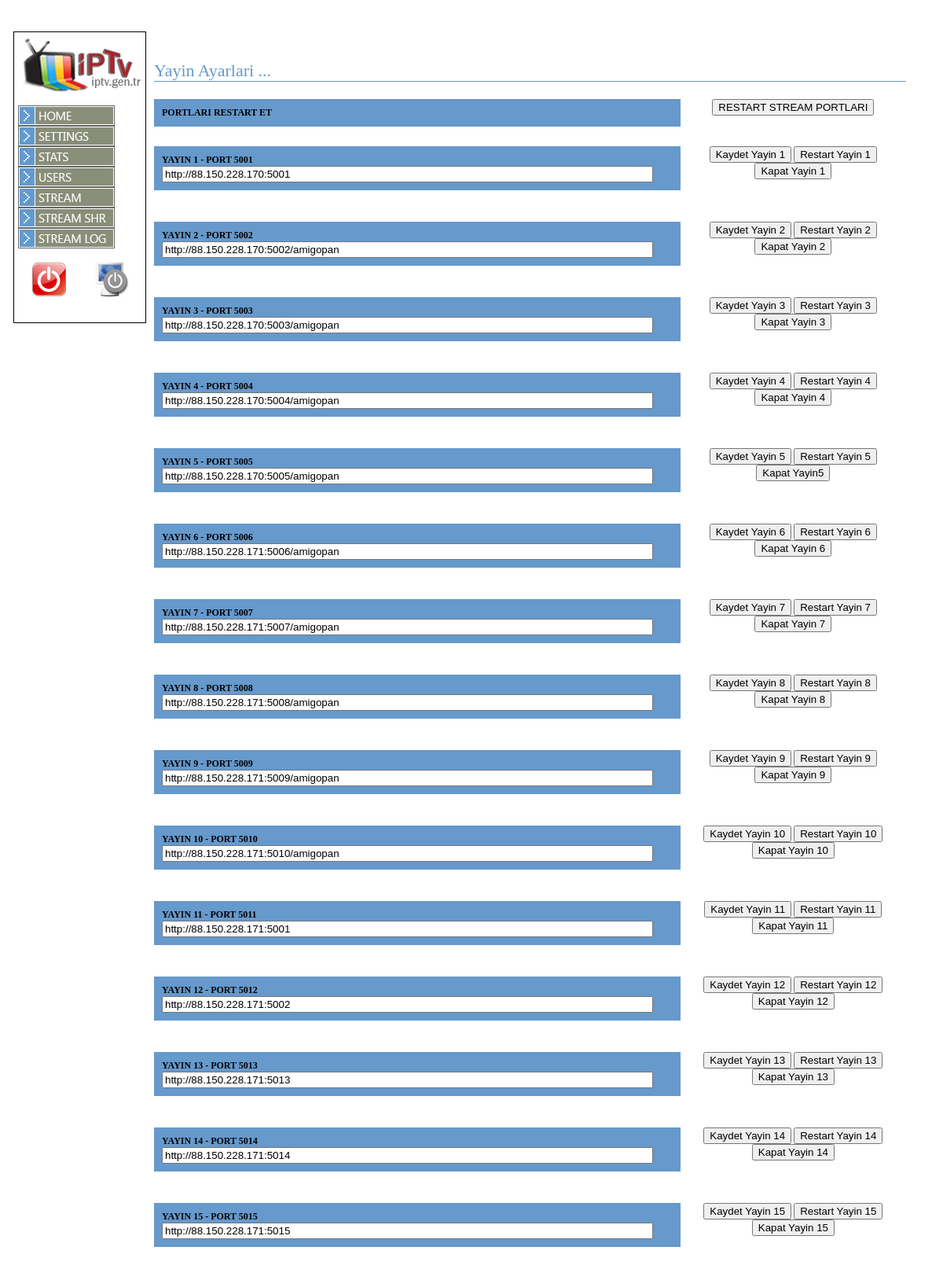
Page /var/html/nejat/stream.php (signed in) on the committed database.
### tables this page shows
CREATE TABLE `stream` (
  `id` bigint(20) NOT NULL AUTO_INCREMENT,
  `stream_server` varchar(200) NOT NULL DEFAULT '',
  PRIMARY KEY (`id`)
);

### var/html/nejat/dbc.php (called while the page is built, shortened)
<?php
function checkAdmin() {
if($_SESSION['user_level'] == ADMIN_LEVEL) {
return 1;
} else { return 0 ;
}
}
?>

### var/html/nejat/stream.php (the view, shortened to what this page needs)
<?php
include 'dbc.php';
$rs_settings1 = mysql_query("select * from stream WHERE id='1' ");
$rs_settings2 = mysql_query("select * from stream WHERE id='2' ");
$rs_settings3 = mysql_query("select * from stream WHERE id='3' ");
$rs_settings4 = mysql_query("select * from stream WHERE id='4' ");
$rs_settings5 = mysql_query("select * from stream WHERE id='5' ");
$rs_settings6 = mysql_query("select * from stream WHERE id='6' ");
$rs_settings7 = mysql_query("select * from stream WHERE id='7' ");
$rs_settings8 = mysql_query("select * from stream WHERE id='8' ");
$rs_settings9 = mysql_query("select * from stream WHERE id='9' ");
$rs_settings10 = mysql_query("select * from stream WHERE id='10' ");
$rs_settings11 = mysql_query("select * from stream WHERE id='11' ");
$rs_settings12 = mysql_query("select * from stream WHERE id='12' ");
$rs_settings13 = mysql_query("select * from stream WHERE id='13' ");
$rs_settings14 = mysql_query("select * from stream WHERE id='14' ");
$rs_settings15 = mysql_query("select * from stream WHERE id='15' ");
?>
<html>
<head>
<link href="styles.css" rel="stylesheet" type="text/css">
</head>
<body>
<table width="100%" border="0" cellspacing="0" cellpadding="5" class="main">
  <tr>
    <td colspan="3">&nbsp;</td>
  </tr>
  <tr>
    <td width="160" valign="top"><?php
if (isset($_SESSION['user_id'])) {?>
<div class="myaccount">
<a href="http://iptv.gen.tr"><img src="logo.png" alt=""></a><br>
  <a href="myaccount.php"><img src="home.png" alt=""></a><br>
  <a href="mysettings.php"><img src="settings.png" alt=""></a><br>
<?php }
if (checkAdmin()) {
?>
  <a href="stat.php"><img src="stats.png" alt=""></a><br>
  <a href="admin.php?q=&qoption=recent&doSearch=Ara"><img src="users.png" alt=""></a><br>
  <a href="stream.php"><img src="stream.png" alt=""></a><br>
  <a href="paylas.php"><img src="streamsh.png" alt=""></a><br>
   <a href="streamlog.php"><img src="streamlog.png" alt=""></a><br>
<?php } ?>
<br>
<table width="100%" border="0" cellpadding="0" cellspacing="0">
  <tr>
    <th scope="col"><a href="logout.php"><img src="exit.png" alt=""></a></th>
    <th scope="col"><a href="serverreboot.php"><img src="reboot1.jpg" alt="SUNUCUYU REBOOT EDER"></a></th>
  </tr>
  </table>
  <br>
   <br>
</td>
    <td width="3500" valign="top"><p>&nbsp;</p>
<h3 class="titlehdr">Yayin Ayarlari ...</h3>
       <form action="stream.php" method="post" name="myform" id="myform">
        <table width="70%" border="0" align="left" cellpadding="3" cellspacing="3" class="forms">
          <tr>
            <td colspan="2"><strong>PORTLARI RESTART ET</strong><br>
        </table>
        <p align="center">
          <input name="doSave" type="submit" id="doSave" value="RESTART STREAM PORTLARI">
      </form>
	  <br>
          <?php while ($row_settings = mysql_fetch_array($rs_settings1)) {?>
      <form action="stream.php" method="post" name="myform" id="myform">
        <table width="70%" border="0" align="left" cellpadding="3" cellspacing="3" class="forms">
          <tr>
            <td colspan="2"><strong>YAYIN 1 -  PORT 5001</strong><br> <input name="yayin1" type="text" id="yayin1"  class="required" value="<?php echo $row_settings['stream_server']; ?>" size="75">
          </tr>
<?php } ?>
        </table>
        <p align="center">
          <input name="doSave" type="submit" id="doSave" value="Kaydet Yayin 1">
          <input name="doSave" type="submit" id="doSave" value="Restart Yayin 1">
		  <input name="doSave" type="submit" id="doSave" value="Kapat Yayin 1">
      </form>
     <br>
     <br>
          <?php while ($row_settings = mysql_fetch_array($rs_settings2)) {?>
      <form action="stream.php" method="post" name="myform" id="myform">
        <table width="70%" border="0" align="left" cellpadding="3" cellspacing="3" class="forms">
          <tr>
            <td colspan="2"><strong>YAYIN 2 -  PORT 5002</strong><br> <input name="yayin2" type="text" id="yayin2"  class="required" value="<?php echo $row_settings['stream_server']; ?>" size="75">
          </tr>
<?php } ?>
        </table>
        <p align="center">
          <input name="doSave" type="submit" id="doSave" value="Kaydet Yayin 2">
          <input name="doSave" type="submit" id="doSave" value="Restart Yayin 2">
 <input name="doSave" type="submit" id="doSave" value="Kapat Yayin 2">
      </form>
 <br>
     <br>
<?php while ($row_settings = mysql_fetch_array($rs_settings3)) {?>
      <form action="stream.php" method="post" name="myform" id="myform">
        <table width="70%" border="0" align="left" cellpadding="3" cellspacing="3" class="forms">
          <tr>
            <td colspan="2"><strong>YAYIN 3 -  PORT 5003</strong><br> <input name="yayin3" type="text" id="yayin3"  class="required" value="<?php echo $row_settings['stream_server']; ?>" size="75">
          </tr>
<?php } ?>
        </table>
        <p align="center">
          <input name="doSave" type="submit" id="doSave" value="Kaydet Yayin 3">
          <input name="doSave" type="submit" id="doSave" value="Restart Yayin 3">
		   <input name="doSave" type="submit" id="doSave" value="Kapat Yayin 3">
      </form>
<br>
     <br>
<?php while ($row_settings = mysql_fetch_array($rs_settings4)) {?>
      <form action="stream.php" method="post" name="myform" id="myform">
        <table width="70%" border="0" align="left" cellpadding="3" cellspacing="3" class="forms">
          <tr>
            <td colspan="2"><strong>YAYIN 4 -  PORT 5004</strong><br> <input name="yayin4" type="text" id="yayin4"  class="required" value="<?php echo $row_settings['stream_server']; ?>" size="75">
          </tr>
<?php } ?>
        </table>
        <p align="center">
          <input name="doSave" type="submit" id="doSave" value="Kaydet Yayin 4">
          <input name="doSave" type="submit" id="doSave" value="Restart Yayin 4">
		   <input name="doSave" type="submit" id="doSave" value="Kapat Yayin 4">
      </form>
 <br>
     <br>
<?php while ($row_settings = mysql_fetch_array($rs_settings5)) {?>
      <form action="stream.php" method="post" name="myform" id="myform">
        <table width="70%" border="0" align="left" cellpadding="3" cellspacing="3" class="forms">
          <tr>
            <td colspan="2"><strong>YAYIN 5 -  PORT 5005</strong><br> <input name="yayin5" type="text" id="yayin5"  class="required" value="<?php echo $row_settings['stream_server']; ?>" size="75">
          </tr>
<?php } ?>
        </table>
        <p align="center">
          <input name="doSave" type="submit" id="doSave" value="Kaydet Yayin 5">
          <input name="doSave" type="submit" id="doSave" value="Restart Yayin 5">
		   <input name="doSave" type="submit" id="doSave" value="Kapat Yayin5">
      </form>
 <br>
     <br>
<?php while ($row_settings = mysql_fetch_array($rs_settings6)) {?>
      <form action="stream.php" method="post" name="myform" id="myform">
        <table width="70%" border="0" align="left" cellpadding="3" cellspacing="3" class="forms">
          <tr>
            <td colspan="2"><strong>YAYIN 6 -  PORT 5006</strong><br> <input name="yayin6" type="text" id="yayin6"  class="required" value="<?php echo $row_settings['stream_server']; ?>" size="75">
          </tr>
<?php } ?>
        </table>
        <p align="center">
          <input name="doSave" type="submit" id="doSave" value="Kaydet Yayin 6">
          <input name="doSave" type="submit" id="doSave" value="Restart Yayin 6">
		   <input name="doSave" type="submit" id="doSave" value="Kapat Yayin 6">
      </form>
 <br>
     <br>
<?php while ($row_settings = mysql_fetch_array($rs_settings7)) {?>
      <form action="stream.php" method="post" name="myform" id="myform">
        <table width="70%" border="0" align="left" cellpadding="3" cellspacing="3" class="forms">
          <tr>
            <td colspan="2"><strong>YAYIN 7 -  PORT 5007</strong><br> <input name="yayin7" type="text" id="yayin7"  class="required" value="<?php echo $row_settings['stream_server']; ?>" size="75">
          </tr>
<?php } ?>
        </table>
        <p align="center">
          <input name="doSave" type="submit" id="doSave" value="Kaydet Yayin 7">
          <input name="doSave" type="submit" id="doSave" value="Restart Yayin 7">
		   <input name="doSave" type="submit" id="doSave" value="Kapat Yayin 7">
      </form>
 <br>
     <br>
<?php while ($row_settings = mysql_fetch_array($rs_settings8)) {?>
      <form action="stream.php" method="post" name="myform" id="myform">
        <table width="70%" border="0" align="left" cellpadding="3" cellspacing="3" class="forms">
          <tr>
            <td colspan="2"><strong>YAYIN 8 -  PORT 5008</strong><br> <input name="yayin8" type="text" id="yayin8"  class="required" value="<?php echo $row_settings['stream_server']; ?>" size="75">
          </tr>
<?php } ?>
        </table>
        <p align="center">
          <input name="doSave" type="submit" id="doSave" value="Kaydet Yayin 8">
          <input name="doSave" type="submit" id="doSave" value="Restart Yayin 8">
		   <input name="doSave" type="submit" id="doSave" value="Kapat Yayin 8">
      </form>
 <br>
     <br>
<?php while ($row_settings = mysql_fetch_array($rs_settings9)) {?>
      <form action="stream.php" method="post" name="myform" id="myform">
        <table width="70%" border="0" align="left" cellpadding="3" cellspacing="3" class="forms">
          <tr>
            <td colspan="2"><strong>YAYIN 9 -  PORT 5009</strong><br> <input name="yayin9" type="text" id="yayin9"  class="required" value="<?php echo $row_settings['stream_server']; ?>" size="75">
          </tr>
<?php } ?>
</table>
        <p align="center">
          <input name="doSave" type="submit" id="doSave" value="Kaydet Yayin 9">
          <input name="doSave" type="submit" id="doSave" value="Restart Yayin 9">
		   <input name="doSave" type="submit" id="doSave" value="Kapat Yayin 9">
      </form>
 <br>
     <br>
<?php while ($row_settings = mysql_fetch_array($rs_settings10)) {?>
      <form action="stream.php" method="post" name="myform" id="myform">
        <table width="70%" border="0" align="left" cellpadding="3" cellspacing="3" class="forms">
          <tr>
            <td colspan="2"><strong>YAYIN 10 -  PORT 5010 </strong><br> <input name="yayin10" type="text" id="yayin10"  class="required" value="<?php echo $row_settings['stream_server']; ?>" size="75">
          </tr>
<?php } ?>
        </table>
        <p align="center">
          <input name="doSave" type="submit" id="doSave" value="Kaydet Yayin 10">
          <input name="doSave" type="submit" id="doSave" value="Restart Yayin 10">
		   <input name="doSave" type="submit" id="doSave" value="Kapat Yayin 10">
      </form>
	  <br>
     <br>
<?php while ($row_settings = mysql_fetch_array($rs_settings11)) {?>
      <form action="stream.php" method="post" name="myform" id="myform">
        <table width="70%" border="0" align="left" cellpadding="3" cellspacing="3" class="forms">
          <tr>
            <td colspan="2"><strong>YAYIN 11 -  PORT 5011 </strong><br> <input name="yayin11" type="text" id="yayin11"  class="required" value="<?php echo $row_settings['stream_server']; ?>" size="75">
          </tr>
<?php } ?>
       </table>
        <p align="center">
          <input name="doSave" type="submit" id="doSave" value="Kaydet Yayin 11">
          <input name="doSave" type="submit" id="doSave" value="Restart Yayin 11">
		   <input name="doSave" type="submit" id="doSave" value="Kapat Yayin 11">
      </form>
	  <br>
     <br>
<?php while ($row_settings = mysql_fetch_array($rs_settings12)) {?>
      <form action="stream.php" method="post" name="myform" id="myform">
        <table width="70%" border="0" align="left" cellpadding="3" cellspacing="3" class="forms">
          <tr>
            <td colspan="2"><strong>YAYIN 12 -  PORT 5012 </strong><br> <input name="yayin12" type="text" id="yayin12"  class="required" value="<?php echo $row_settings['stream_server']; ?>" size="75">
          </tr>
<?php } ?>
        </table>
        <p align="center">
          <input name="doSave" type="submit" id="doSave" value="Kaydet Yayin 12">
          <input name="doSave" type="submit" id="doSave" value="Restart Yayin 12">
		   <input name="doSave" type="submit" id="doSave" value="Kapat Yayin 12">
      </form>
	  <br>
     <br>
<?php while ($row_settings = mysql_fetch_array($rs_settings13)) {?>
      <form action="stream.php" method="post" name="myform" id="myform">
        <table width="70%" border="0" align="left" cellpadding="3" cellspacing="3" class="forms">
          <tr>
            <td colspan="2"><strong>YAYIN 13 -  PORT 5013 </strong><br> <input name="yayin13" type="text" id="yayin13"  class="required" value="<?php echo $row_settings['stream_server']; ?>" size="75">
          </tr>
<?php } ?>
       	  </table>
        <p align="center">
          <input name="doSave" type="submit" id="doSave" value="Kaydet Yayin 13">
          <input name="doSave" type="submit" id="doSave" value="Restart Yayin 13">
		   <input name="doSave" type="submit" id="doSave" value="Kapat Yayin 13">
      </form>
	  <br>
     <br>
<?php while ($row_settings = mysql_fetch_array($rs_settings14)) {?>
      <form action="stream.php" method="post" name="myform" id="myform">
        <table width="70%" border="0" align="left" cellpadding="3" cellspacing="3" class="forms">
          <tr>
            <td colspan="2"><strong>YAYIN 14 -  PORT 5014 </strong><br> <input name="yayin14" type="text" id="yayin14"  class="required" value="<?php echo $row_settings['stream_server']; ?>" size="75">
          </tr>
<?php } ?>
       	  </table>
        <p align="center">
          <input name="doSave" type="submit" id="doSave" value="Kaydet Yayin 14">
          <input name="doSave" type="submit" id="doSave" value="Restart Yayin 14">
		   <input name="doSave" type="submit" id="doSave" value="Kapat Yayin 14">
      </form>
	  <br>
     <br>
<?php while ($row_settings = mysql_fetch_array($rs_settings15)) {?>
      <form action="stream.php" method="post" name="myform" id="myform">
        <table width="70%" border="0" align="left" cellpadding="3" cellspacing="3" class="forms">
          <tr>
            <td colspan="2"><strong>YAYIN 15 -  PORT 5015 </strong><br> <input name="yayin15" type="text" id="yayin15"  class="required" value="<?php echo $row_settings['stream_server']; ?>" size="75">
          </tr>
<?php } ?>
        </table>
        <p align="center">
          <input name="doSave" type="submit" id="doSave" value="Kaydet Yayin 15">
          <input name="doSave" type="submit" id="doSave" value="Restart Yayin 15">
		   <input name="doSave" type="submit" id="doSave" value="Kapat Yayin 15">
      </form>
 <br>
     <br>
      <p align="right">&nbsp; </p></td>
    <td width="196" valign="top">&nbsp;</td>
  </tr>
</table>
</body>
</html>

### var/html/nejat/styles.css (style rules this page uses)
.forms { background-color: #6699CC; font: normal 12px verdana; padding: 3px; border: 1px solid #6699CC; }
.myaccount { background-color: ; font: normal 12px verdana; padding: 2px 5px; border: 1px solid ; }
a { color: #6699CC; }
.main { font: normal 12px verdana; padding: 2px; margin: 2px; }
.titlehdr { font: normal 22px verdana; color: #6699CC; border-bottom: 1px solid #6699CC; }

### rows in the picture
stream: yayin1 "http://88.150.228.170:5001"
stream: yayin2 "http://88.150.228.170:5002/amigopan"
stream: yayin3 "http://88.150.228.170:5003/amigopan"
stream: yayin4 "http://88.150.228.170:5004/amigopan"
stream: yayin5 "http://88.150.228.170:5005/amigopan"
stream: yayin6 "http://88.150.228.171:5006/amigopan"
stream: yayin7 "http://88.150.228.171:5007/amigopan"
stream: yayin8 "http://88.150.228.171:5008/amigopan"
stream: yayin9 "http://88.150.228.171:5009/amigopan"
stream: yayin10 "http://88.150.228.171:5010/amigopan"
stream: yayin11 "http://88.150.228.171:5001"
stream: yayin12 "http://88.150.228.171:5002"
stream: yayin13 "http://88.150.228.171:5013"
stream: yayin14 "http://88.150.228.171:5014"
stream: yayin15 "http://88.150.228.171:5015"
